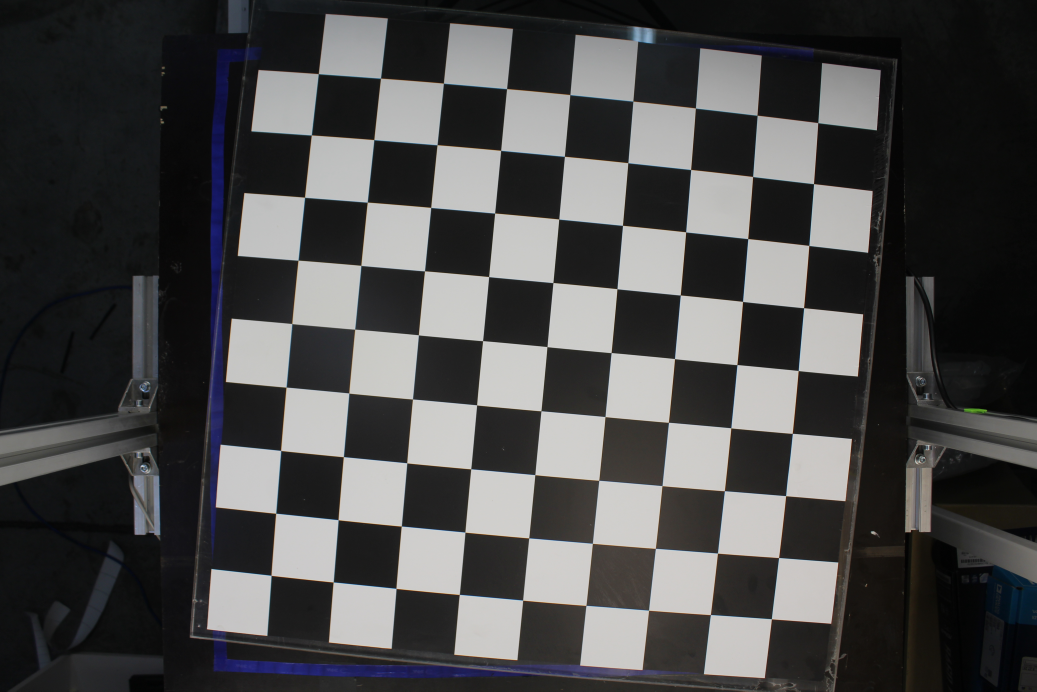
#> input picture MatsCheck/images/calibration/7_7/IMG_0050.JPG, 5184 x 3456 px (shown at 1/5 size); its folder holds 4 pictures in this run
$ python main.py
#> lines starting #> are read from the running program, lines starting #| are printed output that depends on the picture; after the words box and inside, x2 and y2 are one past the last pixel; in counts of white or black regions, pixels touching at a corner belong together
import math

import numpy as np
import cv2
import glob

from EniPy import colors
from EniPy import eniUtils
from EniPy import zoom


def readCameraCalibrationData(filename):
    calibrationData = eniUtils.readJson(filename)

    calibrationData['mtx'] = np.array(calibrationData['mtx'])
    calibrationData['dist'] = np.array(calibrationData['dist'])

    return calibrationData
# [5 lines left out: function undistort, not called in this run]
def saveCameraCalibrationData(calibrationFilesMask, chessboardWidth, chessboardHeight, outputFilename):

    criteria = (cv2.TERM_CRITERIA_EPS + cv2.TERM_CRITERIA_MAX_ITER, 30, 0.001)
    # prepare object points, like (0,0,0), (1,0,0), (2,0,0) ....,(6,5,0)
    objp = np.zeros((chessboardWidth * chessboardHeight, 3), np.float32)
    objp[:, :2] = np.mgrid[0:chessboardHeight, 0:chessboardWidth].T.reshape(-1, 2)
    # Arrays to store object points and image points from all the images.
    objpoints = []  # 3d point in real world space
    imgpoints = []  # 2d points in image plane.
    images = glob.glob(calibrationFilesMask)
    for fname in images:
        print(f'load {fname}')
        img = loadImage(fname)
#> in loadImage, image is the input picture: shape (3456, 5184, 3); mean B, G, R 74.1, 73.9, 74
        gray = cv2.cvtColor(img, cv2.COLOR_BGR2GRAY)
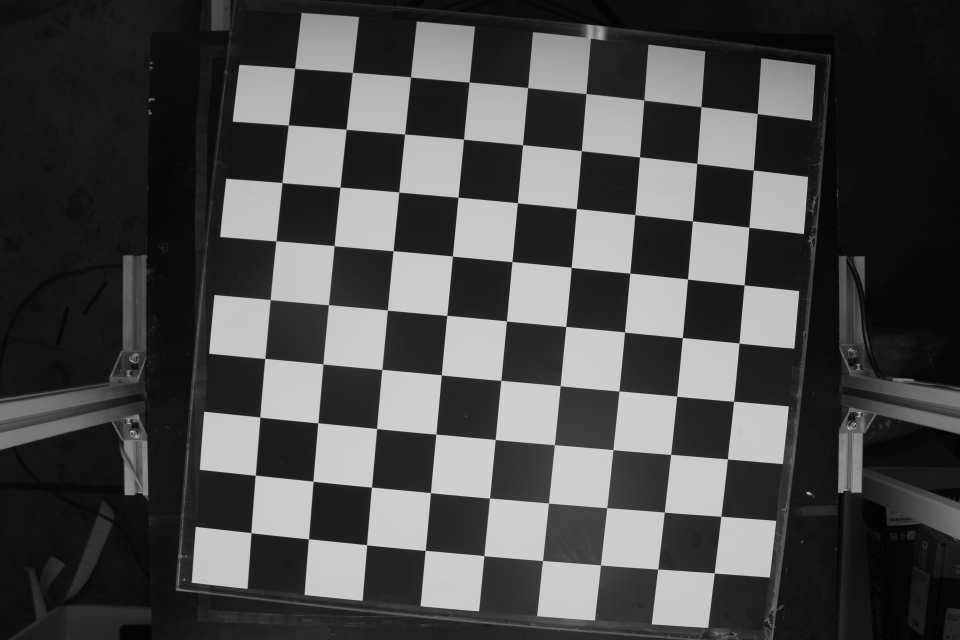
#> gray: shape (1280, 1920) (shown at 1/2 size); min 1, max 243, mean 73.9

        # Find the chess board corners
        ret, corners = cv2.findChessboardCorners(gray, (chessboardHeight, chessboardWidth), None)
#> ret = True; corners = 49 rows, first 8: [692.6, 258.9], [809.7, 268.4], [927.5, 278.7], [1045.5, 289.7], [1163.1, 301.7], [1279.5, 314.2], [1394.3, 327.3], [680.5, 374.6]
        # If found, add object points, image points (after refining them)
        print(f'result {ret}')
#| result True
        if ret == True:
            objpoints.append(objp)
            corners2 = cv2.cornerSubPix(gray, corners, (11, 11), (-1, -1), criteria)
#> corners2 = 49 rows, first 8: [692.6, 259], [809.7, 268.4], [927.6, 278.7], [1045.6, 289.8], [1163.1, 301.7], [1279.5, 314.3], [1394.2, 327.3], [680.5, 374.7]
            imgpoints.append(corners2)
            # Draw and display the corners
            cv2.drawChessboardCorners(img, (chessboardHeight, chessboardWidth), corners2, ret)
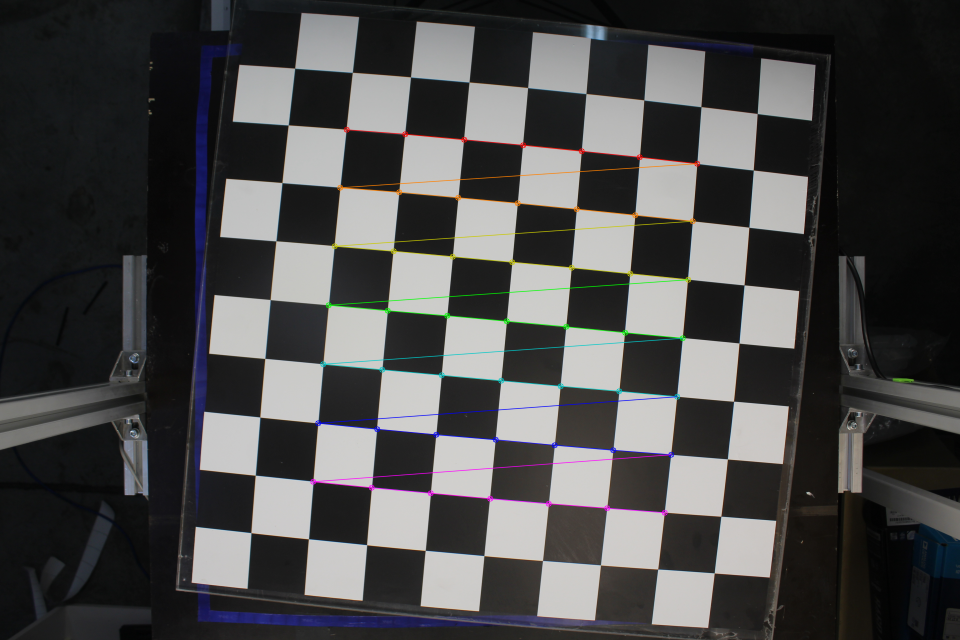
#> img: shape (1280, 1920, 3) (shown at 1/2 size); mean B, G, R 73.9, 73.8, 74
            cv2.imshow('img', img)
            cv2.waitKey(10)
#> pass 2 of the loop in saveCameraCalibrationData, `for fname in images:`:
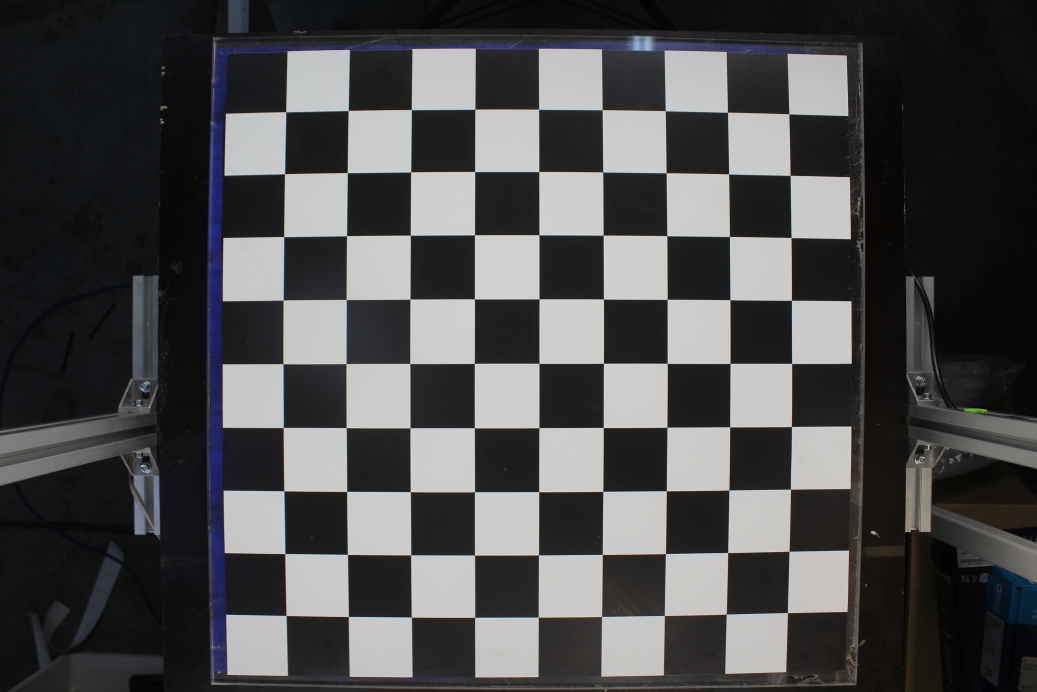
#> input picture MatsCheck/images/calibration/7_7/IMG_0051.JPG, 5184 x 3456 px (shown at 1/5 size)
#> in loadImage, image is the input picture: shape (3456, 5184, 3); mean B, G, R 77.2, 76.2, 76.3
#> in loadImage (call 2), `image = cv2.resize(image, dim, interpolation=cv2.INTER_AREA)`:
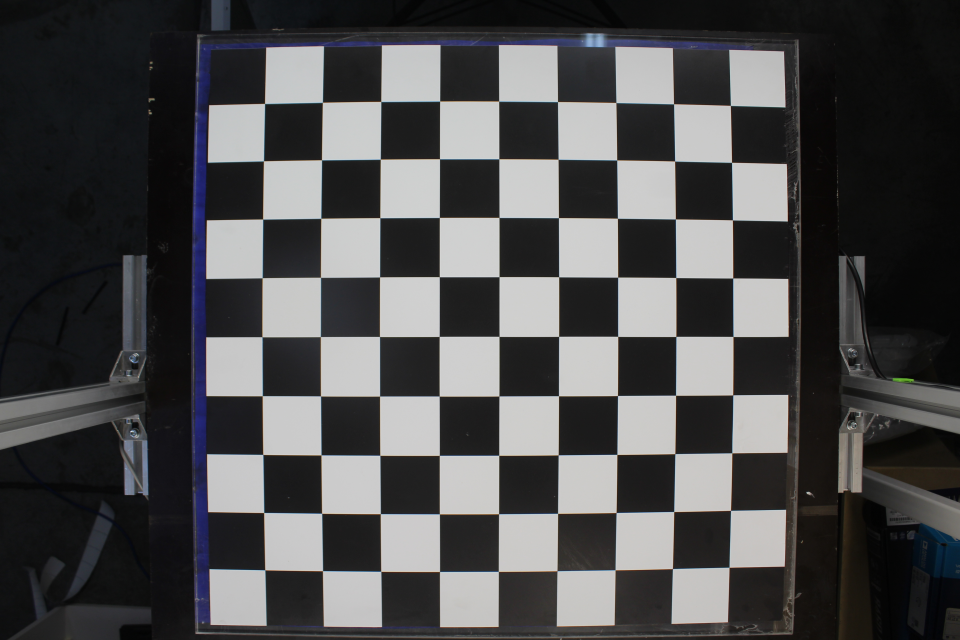
#> image: shape (1280, 1920, 3) (shown at 1/2 size); mean B, G, R 77.2, 76.2, 76.3
#> corners = 49 rows, first 8: [643.4, 320], [760.9, 318.7], [879.5, 318], [998.3, 318], [1116.6, 318.8], [1234, 320.4], [1349.7, 322.5], [642.2, 436.8]
#| result True
#> corners2 = 49 rows, first 8: [643.5, 320.1], [761, 318.7], [879.5, 318], [998.3, 318.1], [1116.6, 318.8], [1234, 320.4], [1349.7, 322.5], [642.2, 436.9]
#> in saveCameraCalibrationData, `cv2.drawChessboardCorners(img, (chessboardHeight, chessboardWidth), co..`:
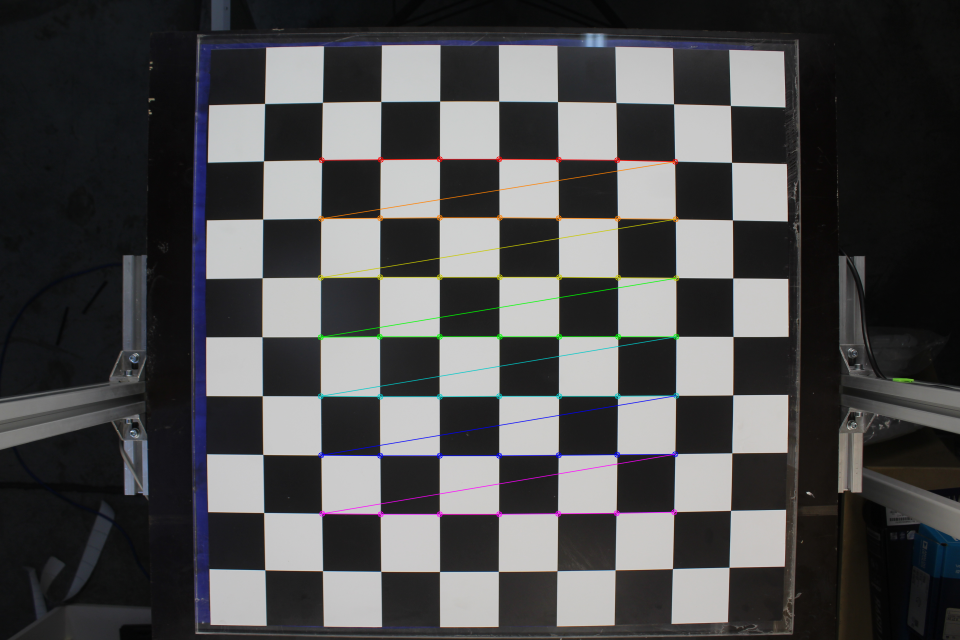
#> img: shape (1280, 1920, 3) (shown at 1/2 size); 1.29% of pixels changed, all inside (x1, y1, x2, y2) = (635, 312, 1359, 1035)
#> pass 3 of the loop in saveCameraCalibrationData, `for fname in images:`:
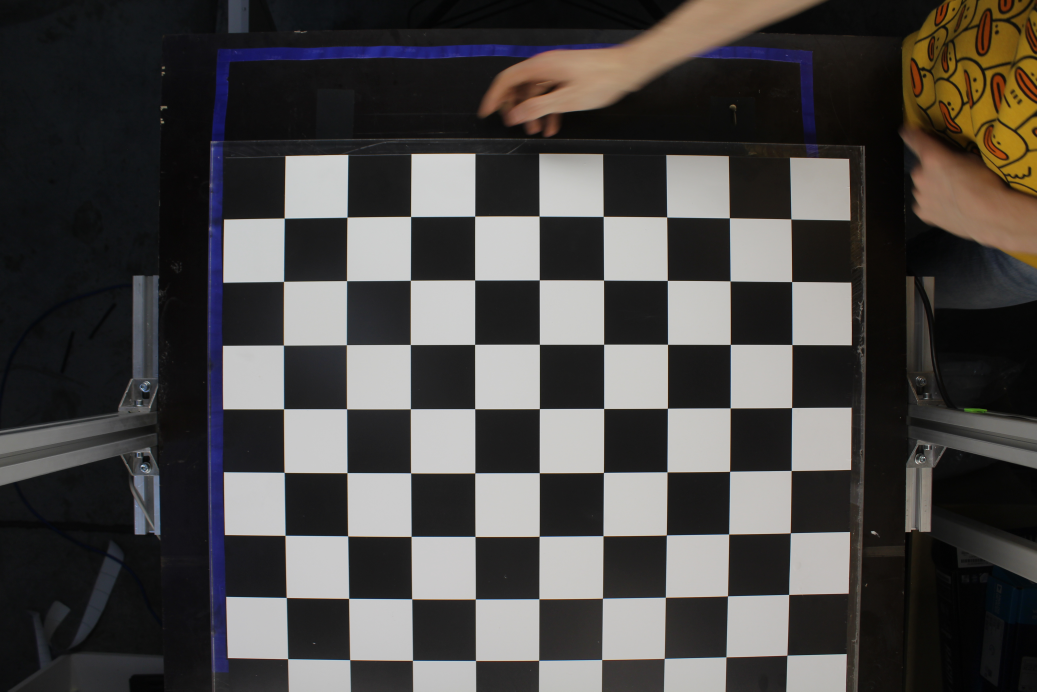
#> input picture MatsCheck/images/calibration/7_7/IMG_0052.JPG, 5184 x 3456 px (shown at 1/5 size)
#> in loadImage, image is the input picture: shape (3456, 5184, 3); mean B, G, R 69, 70.5, 73
#> image: shape (1280, 1920, 3)
#> in saveCameraCalibrationData, `gray = cv2.cvtColor(img, cv2.COLOR_BGR2GRAY)`:
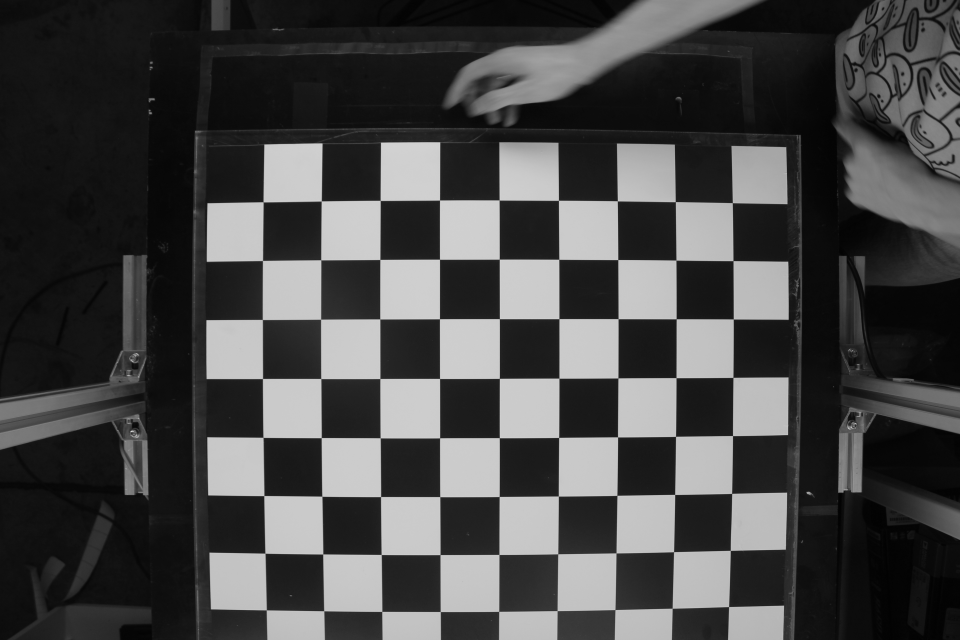
#> gray: shape (1280, 1920) (shown at 1/2 size); min 1, max 241, mean 71.1
#> corners = 49 rows, first 8: [1352.4, 520.6], [1352.7, 638.2], [1352.5, 755.8], [1351.6, 873.1], [1349.8, 989.4], [1347.6, 1103.9], [1344.7, 1216.8], [1236.2, 519.6]
#| result True
#> corners2 = 49 rows, first 8: [1352.4, 520.6], [1352.7, 638.2], [1352.5, 755.8], [1351.6, 873.1], [1349.9, 989.4], [1347.6, 1103.9], [1344.7, 1216.8], [1236.2, 519.6]
#> in saveCameraCalibrationData, `cv2.drawChessboardCorners(img, (chessboardHeight, chessboardWidth), co..`:
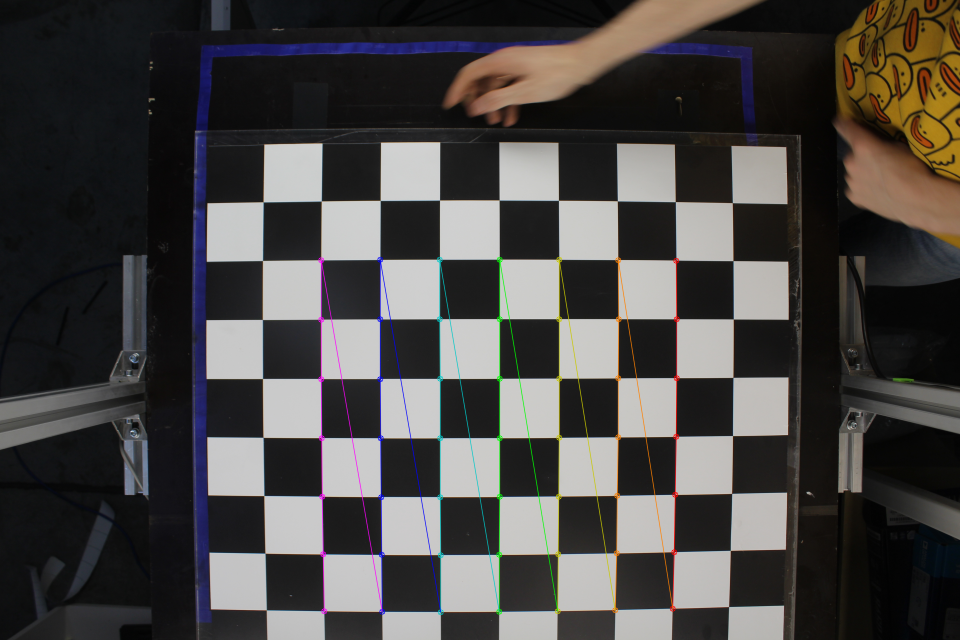
#> img: shape (1280, 1920, 3) (shown at 1/2 size); mean B, G, R 68.9, 70.5, 73.1
#> the loop made 4 passes; the first 3 are shown
    cv2.destroyAllWindows()
    ret, mtx, dist, rvecs, tvecs = cv2.calibrateCamera(objpoints, imgpoints, gray.shape[::-1], None, None)

    result = dict()
    result['mtx'] = mtx
    result['dist'] = dist

    eniUtils.writeJson(outputFilename, result)
#> (this line was passed over: EniPy is not available in this run)

    mean_error = 0
    for i in range(len(objpoints)):
        imgpoints2, _ = cv2.projectPoints(objpoints[i], rvecs[i], tvecs[i], mtx, dist)
        error = cv2.norm(imgpoints[i], imgpoints2, cv2.NORM_L2) / len(imgpoints2)
        print(f'i = {i} error = {error}')
        mean_error += error
    print("total error: {}".format(mean_error / len(objpoints)))

def loadImage(filename):
    targetWidth = 1920
    image = cv2.imread(filename)

    scale = targetWidth / image.shape[1]
    width = int(image.shape[1] * scale)
    height = int(image.shape[0] * scale)
    dim = (width, height)
    image = cv2.resize(image, dim, interpolation=cv2.INTER_AREA)
    return image

# [59 lines left out: functions getScaledImage, cropWorkZone, calculateBoxParameters, not called in this run]


if __name__ == '__main__':
    saveCameraCalibrationData('images/calibration/7_7/*.JPG', 7, 7, 'calibration.json')
    #saveCameraCalibrationData('images/calibration/Checker2.0/*.JPG', 7, 7, 'calibration.json')

    cailbrationData = readCameraCalibrationData('calibration.json')
#> (the run stopped early here; a loop or call above may not have finished)
